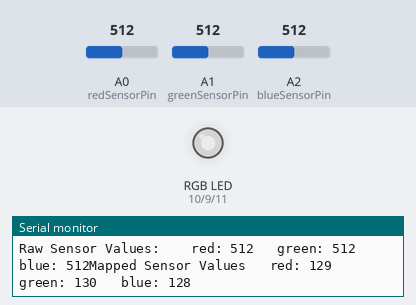
Recording of a sketch running on a simulated Arduino Uno, built with avr-gcc and run on an emulated ATmega328P. On the bench: an RGB LED mixed from three pins (HIGH = lit), the last lines printed to the serial monitor. The test bench sets the inputs (shaded band); at power-on: A0 (redSensorPin) = 512, A1 (greenSensorPin) = 512, A2 (blueSensorPin) = 512. Dim RGB values are drawn brighter than linear.

Above: at 1.2 s.
1.3 s: A0 (redSensorPin) set to 408
At 2.5 s:
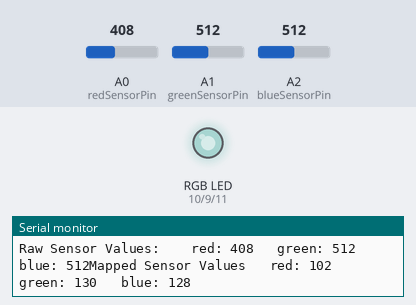
3.0 s: A0 (redSensorPin) set to 386
At 3.8 s:
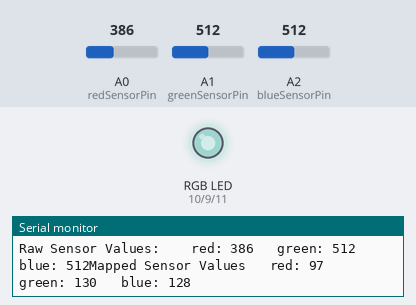
6.0 s: A1 (greenSensorPin) set to 406
At 6.4 s:
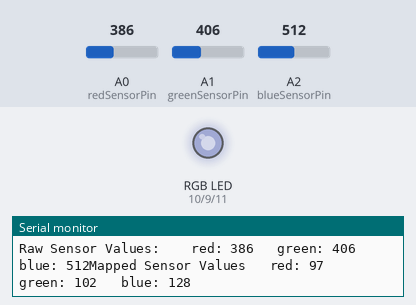
7.6 s: A1 (greenSensorPin) set to 389
At 8.4 s:
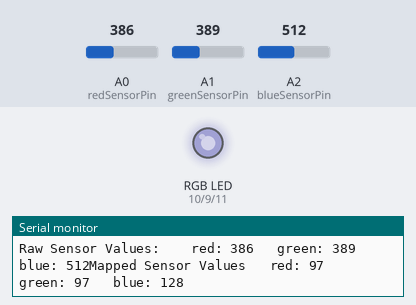
10.6 s: A2 (blueSensorPin) set to 418
At 11.1 s:
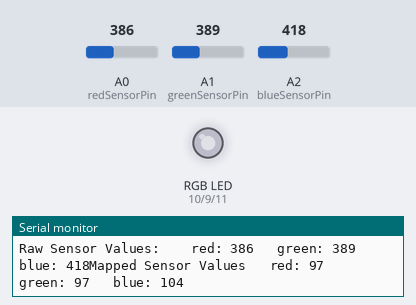
13.6 s: A2 (blueSensorPin) set to 383
At 14.3 s:
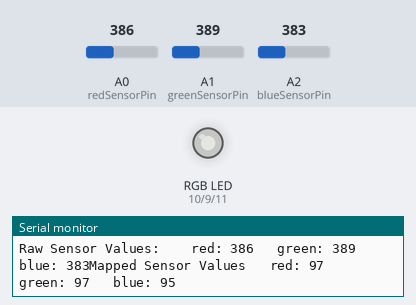
Timing chart, 0 to 16.6 s (numbered marks = the images above; inputs shaded):
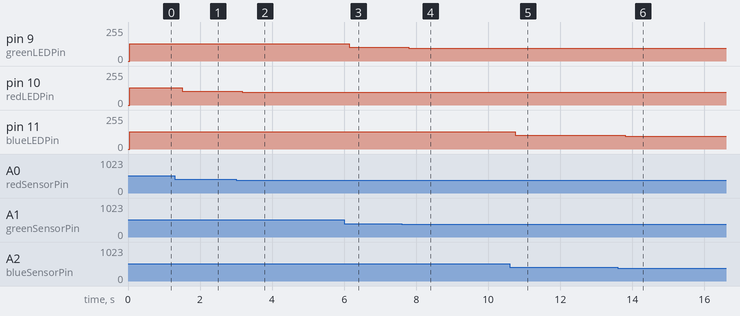

Measured:
- after the input at 1.3 s, pin 10 (redLEDPin): 129/255 → 102/255 after 0.20 s
- after the input at 3.0 s, pin 10 (redLEDPin): 102/255 → 97/255 after 0.17 s
- after the input at 6.0 s, pin 9 (greenLEDPin): 130/255 → 102/255 after 0.15 s
- after the input at 7.6 s, pin 9 (greenLEDPin): 102/255 → 97/255 after 0.20 s
- after the input at 10.6 s, pin 11 (blueLEDPin): 128/255 → 104/255 after 0.15 s
- after the input at 13.6 s, pin 11 (blueLEDPin): 104/255 → 95/255 after 0.20 s

The sketch:

project4_main.ino
```cpp
const int deadband = 3;

const int greenLEDPin = 9;
const int redLEDPin = 10;
const int blueLEDPin = 11;

const int greenSensorPin = A1;
const int redSensorPin = A0;
const int blueSensorPin = A2;

int redValue = 0;
int greenValue = 0;
int blueValue = 0;

int prevRedValue = 0;
int prevGreenValue = 0;
int prevBlueValue = 0;

int redSensorValue = 0;
int greenSensorValue = 0;
int blueSensorValue = 0;

int redMin = 6,   redMax = 1003;
int greenMin = 16, greenMax = 987;
int blueMin = 15,  blueMax = 1001;


void setup() {
Serial.begin(9600);

pinMode(greenLEDPin, OUTPUT);
pinMode(blueLEDPin, OUTPUT);
pinMode(redLEDPin, OUTPUT);
}

void loop() {
  // reading the value of each light sensor
  redSensorValue = analogRead(redSensorPin);
  delay(5);
  greenSensorValue = analogRead(greenSensorPin);
  delay(5);
  blueSensorValue = analogRead(blueSensorPin);

  Serial.print("Raw Sensor Values: \t red: ");
  Serial.print(redSensorValue);
  Serial.print("\t green: ");
  Serial.print(greenSensorValue);
  Serial.print("\t blue: ");
  Serial.print(blueSensorValue);

  redSensorValue = constrain(redSensorValue, redMin, redMax);
  greenSensorValue = constrain(greenSensorValue, greenMin, greenMax);
  blueSensorValue = constrain(blueSensorValue, blueMin, blueMax);

  redValue = map(redSensorValue, redMin, redMax, 0, 255);
  greenValue = map(greenSensorValue, greenMin, greenMax, 0, 255);
  blueValue = map(blueSensorValue, blueMin, blueMax, 0, 255);

  Serial.print("Mapped Sensor Values\t red: ");
  Serial.print(redValue);
  Serial.print("\t green: ");
  Serial.print(greenValue);
  Serial.print("\t blue: ");
  Serial.println(blueValue);

  if (abs(redValue - prevRedValue) > deadband) {
  prevRedValue = redValue;
    }
  analogWrite(redLEDPin, prevRedValue);

  if (abs(greenValue - prevGreenValue) > deadband) {
  prevGreenValue = greenValue;
    }
  analogWrite(greenLEDPin, prevGreenValue);

  if (abs(blueValue - prevBlueValue) > deadband) {
  prevBlueValue = blueValue;
    }
  analogWrite(blueLEDPin, prevBlueValue);
}
```
